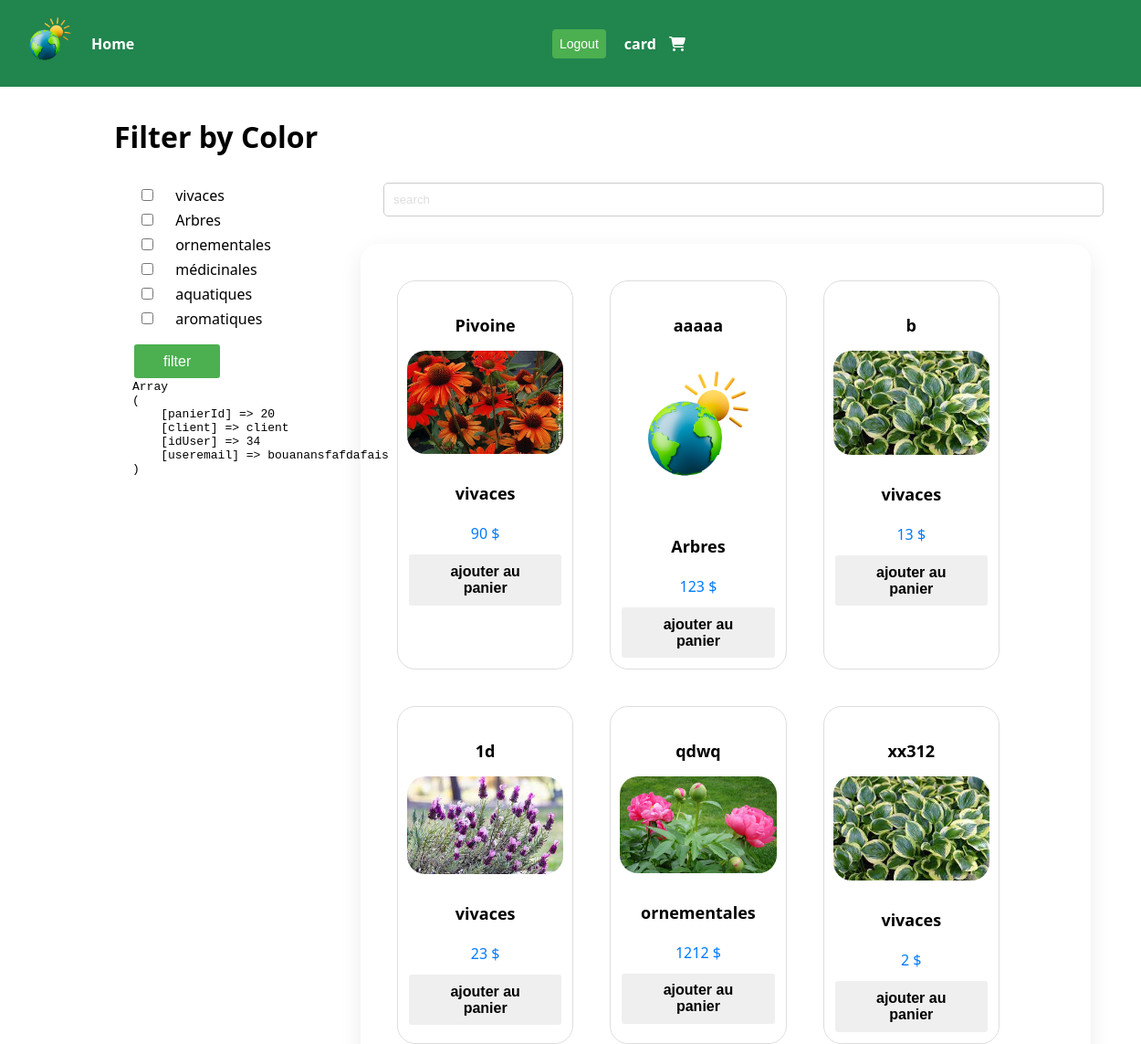
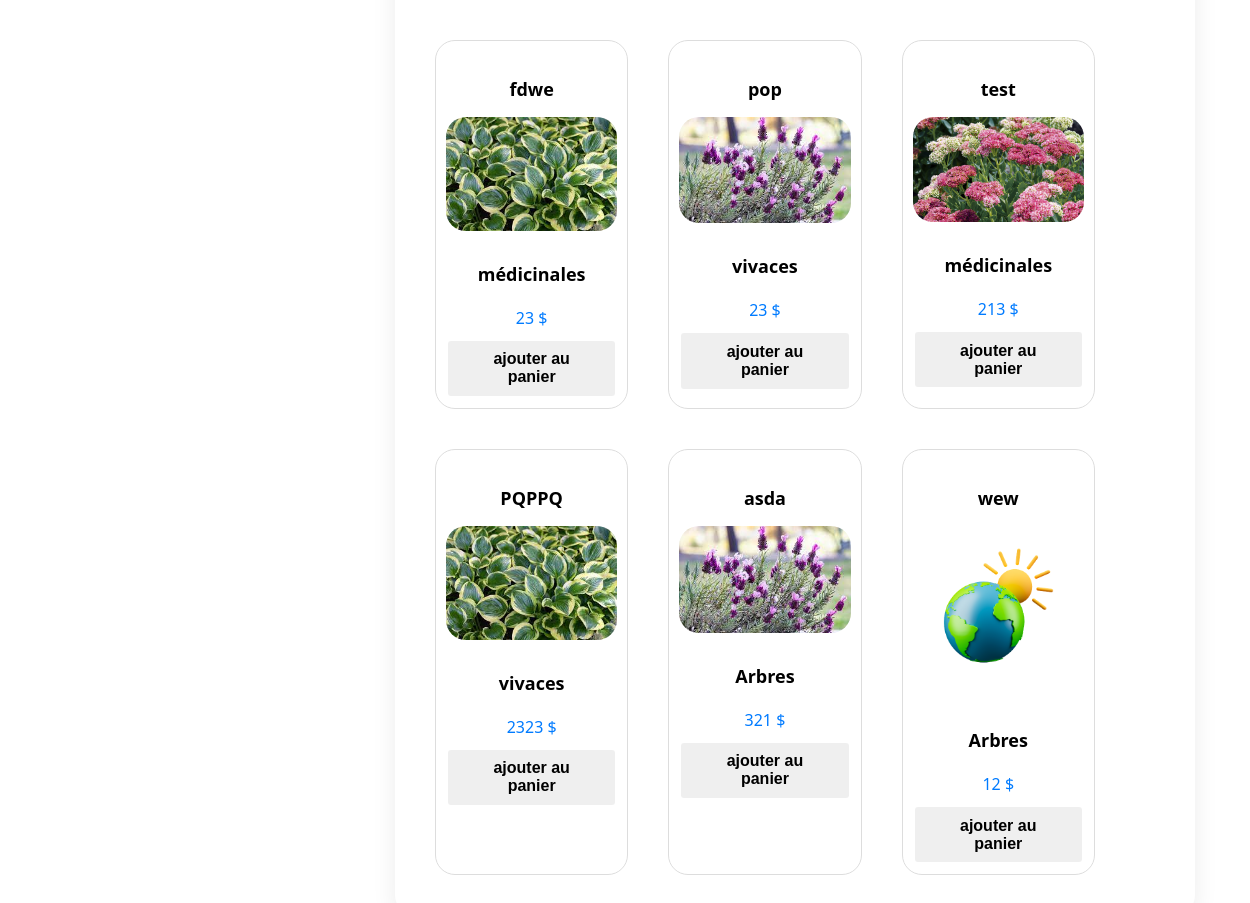
The app's page /pages/index.php (signed in) with its own data (2 pictures, top to bottom).
### tables this page shows
CREATE TABLE `categorie` (
  `idCategorie` int(11) NOT NULL,
  `nomCateorie` varchar(25) DEFAULT NULL
);

CREATE TABLE `plante` (
  `idPlante` int(11) NOT NULL,
  `nom` varchar(25) NOT NULL,
  `prix` double NOT NULL,
  `image` text NOT NULL,
  `idCategorie` int(11) NOT NULL
);

### pages/index.php (the view, shortened to what this page needs)
<?php
require "./header.php";
require "../includes/dbh.inc.php";
?>
<main class="dark">
    <div class="container x ">
        <div class="left ">
            <h1> Filter by Color </h1>
            <form action="./index.php" class="forms" method="post">
                <?php
                $sql = "SELECT * FROM categorie ;";
                $request = mysqli_query($conn, $sql);
                while ($row = mysqli_fetch_row($request)) {
                ?>
                    <div>
                        <input type="checkbox" value="<?= $row[1] ?>" name="filter[]" class="label" id="<?= $row[1] ?>">
                        <label for="<?= $row[1] ?>"><?= $row[1] ?></label>
                    </div>
                <?php
                }
                ?>
                <button name="choose" class="button">filter</button>
                <?php
                echo "<pre>";
                print_r($_SESSION);
                echo "</pre>";
                ?>
            </form>
        </div>
        <div class="main x">
            <div class="details" id="plantes">
                <input type="search" class="form-control" id="live_search" autocomplete="off" placeholder="search">
                <div class="container bg-white box">
                    <?php
                    if (isset($_POST['choose'])) {
                        $selectedCategories = !empty($_POST['filter']) ? array_map('mysqli_real_escape_string', array_fill(0, count($_POST['filter']), $conn), $_POST['filter']) : array();
                        $catChecked = implode("','", $selectedCategories);
                        if (!empty($selectedCategories)) {
                            $sql = "SELECT plante.*, categorie.nomCateorie FROM plante JOIN categorie ON plante.idCategorie = categorie.idCategorie WHERE categorie.nomCateorie IN ('$catChecked')";
                        } else {
                            $sql = "SELECT plante.*, categorie.nomCateorie FROM plante JOIN categorie ON plante.idCategorie = categorie.idCategorie";
                        }
                    } else {
                        $sql = "SELECT plante.*, categorie.nomCateorie FROM plante JOIN categorie ON plante.idCategorie = categorie.idCategorie";
                    }
                    $request = mysqli_query($conn, $sql);
                    while ($row = mysqli_fetch_row($request)) {
                    ?>
                        <div class="product">
                            <div class="title pt-4 pb-1"><?php echo $row[1] ?></div>
                            <img src="../uploads/<?php echo $row[3] ?>" alt="images">
                            <div class="title  pt-4 pb-1"><?php echo $row[5] ?> </div>
                            <div class="price"><?php echo $row[2] ?> $</div>
                            <button class="button"><a href="../includes/ajouterAuPanier.inc.php?id=<?php echo $row[0] ?>">ajouter au panier</a></button>
                        </div>
                    <?php
                    }
                    ?>
                </div>
            </div>
        </div>
</main>
<?php
require "footer.php";
?>

### pages/header.php (shortened to what this page needs)
<!DOCTYPE html>
<html lang="en">
<head>
    <link rel="stylesheet" href="../style.css">
    <link rel="stylesheet" href="https://cdnjs.cloudflare.com/ajax/libs/font-awesome/6.4.2/css/all.min.css" />
</head>
<body>
    <header class="">
        <nav class="container">
            <a href="index.php">
                <img src="../images/logo.png" alt="Logo" class="logo">
            </a>
            <ul>
                <li><a href="index.php">Home</a></li>
            </ul>
        </nav>
        <div class="form containerx">
            <?php
            if (isset($_SESSION["client"])) {
                echo '<form action="../includes/logout.inc.php" method="post">
                <button type="submit" name="logout-submit">Logout</button>
                <a class="cart-shopping" href="../pages/cart.php">card <i class="fa-solid fa-cart-shopping" style="color: #ffffff;"></i></a>
            </form>';
            }
            ?>
        </div>
    </header>

### pages/footer.php (shortened to what this page needs)
</body>
</html>

### style.css (style rules this page uses)
body { font-family: system-ui, -apple-system, BlinkMacSystemFont, 'Segoe UI', Roboto, Oxygen, Ubuntu, Cantarell, 'Open Sans', 'Helvetica Neue', sans-serif; }
* { margin: 0; padding: 0; }
.logo { width: 70px; height: auto; }
header { background-color: #21854e; color: #fff; padding: 10px 20px; display: flex; justify-content: space-between; align-items: center; position: fixed; width: 100%; top: 0; z-index: 1000; margin-bottom: 130px; }
nav { display: flex; align-items: center; }
ul { display: flex; list-style: none; margin: 0; padding: 0; }
ul li { margin: 0 10px; }
a { text-decoration: none; color: #fff; font-weight: bold; }
.form { display: flex; align-items: center; }
form { display: flex; align-items: center; margin-left: 10px; }
form * { margin: 0 10px; }
form input { padding: 8px; font-size: 14px; border: 1px solid #ccc; border-radius: 4px; }
form button { padding: 8px; font-size: 14px; background-color: #4caf50; color: #fff; border: none; border-radius: 4px; cursor: pointer; }
.container { width: 80%; margin: auto; display: flex; flex-wrap: wrap; }
.containerx { width: 97%; margin: auto; display: flex; flex-wrap: wrap; }
.containerx .product, .container .product { width: calc(33.33% - 60px); box-sizing: border-box; margin: 20px; padding: 10px; border: 1px solid #ddd; border-radius: 20px; overflow: hidden; position: relative; transition: transform 0.3s ease-in-out; text-align: center; }
.container .product img { max-width: 100%; height: auto; border-radius: 20px; transition: transform 0.3s ease-in-out; }
.container .product .title { font-size: 18px; font-weight: bold; margin-top: 10px; }
.container .product .price { font-size: 16px; color: #007bff; margin-top: 5px; }
.left { position: fixed; width: 300px; height: 100%; background: var(--blue); border-left: 10px solid var(--blue); transition: 0.5s; overflow: hidden; margin-top: 3rem; }
.main { position: absolute; width: calc(100% - 300px); left: 300px; min-height: 100vh; background: var(--white); transition: 0.5s; }
.details { position: relative; width: 100%; padding: 20px; }
.details .box { position: relative; display: flex; min-height: 500px; background: var(--white); padding: 20px; box-shadow: 0 7px 25px rgba(0, 0, 0, 0.08); border-radius: 20px; }
.pb-1 { padding: 1rem; }
.cart-shopping { cursor: pointer; }

### pages/index.php (style rules this page uses)
.forms { display: flex; flex-direction: column; align-items: flex-start; }
.label { margin-bottom: 10px; }
.button { display: inline-block; padding: 10px 20px; font-size: 16px; text-align: center; text-decoration: none; cursor: pointer; border: 2px solid #fff; border-radius: 5px; transition: background-color 0.3s, color 0.3s; margin-top: 10px; }
.x { margin-top: 5rem; }
h1 { margin-bottom: 2rem; }
.button { padding: .6rem 2rem; }
.button a { text-decoration: none; color: inherit; }
main.dark { background-color: greenyellow !important; }
.form-control { position: relative; width: 83%; margin: 20px 30px 30px 100px; padding: 10px; border: 1px solid #ccc; border-radius: 5px; }
input[type="search"] { width: 83%; padding-right: 30px; box-sizing: border-box; outline: none; }
input[type="search"]::placeholder { color: #ddd; }

### records on screen
categorie: nomCateorie "vivaces"
categorie: nomCateorie "Arbres"
categorie: nomCateorie "ornementales"
categorie: nomCateorie "médicinales"
categorie: nomCateorie "aquatiques"
categorie: nomCateorie "aromatiques"
plante: nom "Pivoine", image (picture), idCategorie.nomCateorie "vivaces", prix "90"
plante: nom "aaaaa", image (picture), idCategorie.nomCateorie "Arbres", prix "123"
plante: nom "b", image (picture), idCategorie.nomCateorie "vivaces", prix "13"
plante: nom "1d", image (picture), idCategorie.nomCateorie "vivaces", prix "23"
plante: nom "qdwq", image (picture), idCategorie.nomCateorie "ornementales", prix "1212"
plante: nom "xx312", image (picture), idCategorie.nomCateorie "vivaces", prix "2"
plante: nom "fdwe", image (picture), idCategorie.nomCateorie "médicinales", prix "23"
plante: nom "pop", image (picture), idCategorie.nomCateorie "vivaces", prix "23"
plante: nom "test", image (picture), idCategorie.nomCateorie "médicinales", prix "213"
plante: nom "PQPPQ", image (picture), idCategorie.nomCateorie "vivaces", prix "2323"
plante: nom "asda", image (picture), idCategorie.nomCateorie "Arbres", prix "321"
plante: nom "wew", image (picture), idCategorie.nomCateorie "Arbres", prix "12"
